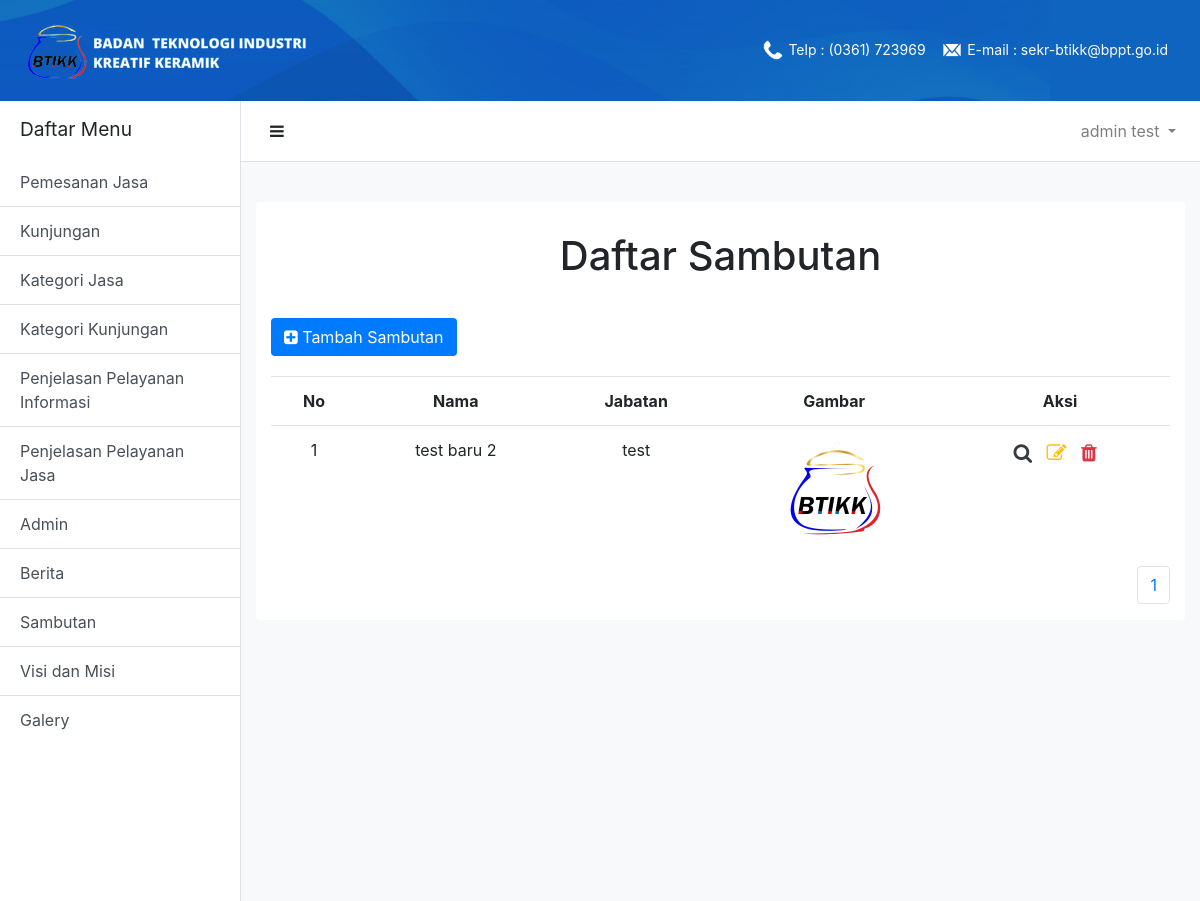
The app's page /adminContent/sambutan.php (signed in) with its own data.
### tables this page shows
CREATE TABLE `user` (
  `id` int(11) NOT NULL,
  `name` varchar(255) NOT NULL,
  `email` varchar(255) NOT NULL,
  `password` varchar(255) NOT NULL,
  `username` varchar(255) NOT NULL,
  `jenis_kelamin` varchar(255) NOT NULL,
  `telp` varchar(255) NOT NULL,
  `alamat` varchar(255) NOT NULL
);

CREATE TABLE `tb_sambutan` (
  `id_sambutan` int(11) NOT NULL,
  `nama` varchar(255) NOT NULL,
  `jabatan` varchar(255) NOT NULL,
  `gambar` varchar(255) NOT NULL,
  `deskripsi` text NOT NULL
);

### adminContent/sambutan.php (the view, shortened to what this page needs)
<?php
    include("../dashboardUser.php");
?>
    <div class="card-title text-center" id="user-content-title">
        <h1>Daftar Sambutan</h1>
    </div>
    <div class='card-content'>
        <div class="container">
            <button class='btn bg-primary text-white' id='btn-add-content' onclick="window.location = './inputSambutan.php';">
                    <i class="fa fa-plus-square"></i>
                    <span>Tambah Sambutan</span>
            </button>
            <table class='table'>
                <tr class='text-center'>
                    <th>No</th>
                    <th>Nama</th>
                    <th>Jabatan</th>
                    <th>Gambar</th>
                    <th>Aksi</th>
                </tr>
<?php
    $batas   = 4;
    if(!isset($_GET['halaman'])){
        $posisi  = 0;
    }else{
        $posisi  = ($_GET['halaman']-1) * $batas;
    }
    $no = $posisi+1;
    $tampil = mysqli_query ($conn,"SELECT * FROM tb_sambutan order by id_sambutan asc limit $posisi,$batas");
    $num = mysqli_num_rows($tampil);
    if($num==0)
    {
      echo "
            <tr>
              <td class='text-center' colspan='5'>
                Data Kosong
              </td>
            </tr>";
    }else
    {
      while($array=mysqli_fetch_array($tampil))
      {
        echo "
                <tr>
                    <td class='text-center'>".$no."</td>
                    <td class='text-center'>".$array['nama']."</td>
                    <td class='text-center'>".$array['jabatan']."</td>
                    <td class='text-center'>
                        <img src='../".$array['gambar']."' id='user-content-image'/>
                    </td>
                    <td class='text-center' id='table-action'>
                        <a class='text-dark icon-action' href='./showSambutan.php?id=".$array['id_sambutan']."'><i class='fa fa-search'></i></a>
                        <a class='text-warning icon-action' href='./editSambutan.php?id=".$array['id_sambutan']."'><i class='fa fa-edit'></i></a>
                        <a class='text-danger icon-action' href='../proses/deleteSambutan.php?id=".$array['id_sambutan']."'><i class='fa fa-trash'></i></a>
                    </td>
                </tr>
          ";
        $no++;
      }
    }
?>
                    </table>
                    <div class='d-flex justify-content-end'>
                        <div class="text-center">
                            <ul class="pagination">
                                <?php
                                    $tampil = mysqli_query ($conn,"SELECT * FROM tb_sambutan");
                                    $num = mysqli_num_rows($tampil);
                                    $jmlhalaman = ceil($num/$batas);
                                    for($i=1;$i<=$jmlhalaman;$i++) {
                                            echo "<li class='page-item'><a class='page-link' href='sambutan.php?halaman=$i'>$i</a></li>";
                                    }
                                ?>
                    </div>
            </div>
        </div>
    </div>
    </div>
</div>

### dashboardUser.php (shortened to what this page needs)
<?php
    include("../db.php");
?>
<!DOCTYPE html>
<html lang="en">
<head>
    <link rel="stylesheet" href="../css/navbar.css">
    <link rel="stylesheet" href="../css/footer.css">
    <link rel="stylesheet" href="../css/sidebar.css">
    <link rel="stylesheet" href="../css/contentUser.css">
    <link rel="stylesheet" href="https://stackpath.bootstrapcdn.com/bootstrap/4.4.1/css/bootstrap.min.css">
    <link rel="stylesheet" href="https://stackpath.bootstrapcdn.com/font-awesome/4.7.0/css/font-awesome.min.css">
</head>
<body>
    <nav class="navbar navbar-expand-lg navbar-dark justify-content-between" id='navbar'>
        <a class="navbar-brand" href="#">
            <img src="../gambar/rsz_2logo.png" alt="logo">
        </a>
        <ul class="navbar-nav">
            <li class="nav-item">
                <p class="navbar-brand">
                    <img src="../gambar/phone.png" class="d-inline-block align-top" alt="">
                    <span>Telp : (0361) 723969</span>
                </p>
            </li>
            <li class="nav-item">
                <p class="navbar-brand">
                    <img src="../gambar/email.png" class="d-inline-block align-top" alt="">
                    <span>E-mail : sekr-btikk@bppt.go.id</span>
                </p>
            </li>
        </ul>
    </nav>
<div class="d-flex bg-light" id="wrapper">
<div class="bg-white border-right" id="sidebar-wrapper">
  <div class="sidebar-heading text-black">Daftar Menu</div>
  <div class="list-group list-group-flush">
    <a href="./pemesananJasa.php" class="list-group-item list-group-item-action bg-white text-black ">Pemesanan Jasa</a>
    <a href="./kunjungan.php" class="list-group-item list-group-item-action bg-white text-black ">Kunjungan</a>
    <a href="./kategoriJasa.php" class="list-group-item list-group-item-action bg-white text-black ">Kategori Jasa</a>
    <a href="./kategoriKunjungan.php" class="list-group-item list-group-item-action bg-white text-black ">Kategori Kunjungan</a>
    <a href="./penjelasanPelayananInformasi.php" class="list-group-item list-group-item-action bg-white text-black ">Penjelasan Pelayanan Informasi</a>
    <a href="./penjelasanPelayananJasa.php" class="list-group-item list-group-item-action bg-white text-black ">Penjelasan Pelayanan Jasa</a>
    <a href="./admin.php" class="list-group-item list-group-item-action bg-white text-black ">Admin</a>
    <a href="./berita.php" class="list-group-item list-group-item-action bg-white text-black ">Berita</a>
    <a href="./sambutan.php" class="list-group-item list-group-item-action bg-white text-black ">Sambutan</a>
    <a href="./visiMisi.php" class="list-group-item list-group-item-action bg-white text-black ">Visi dan Misi</a>
    <a href="./galery.php" class="list-group-item list-group-item-action bg-white text-black ">Galery</a>
  </div>
</div>
<div id="page-content-wrapper">
  <nav class="navbar navbar-expand-lg navbar-light bg-white border-bottom sticky-top" id='navbar-2'>
    <button class="btn text-black" id="menu-toggle"><i class="fa fa-bars"></i></button>
    <div class="collapse navbar-collapse" id="navbarSupportedContent">
      <ul class="navbar-nav ml-auto mt-2 mt-lg-0">
        <li class="nav-item dropdown">
        <?php
           $id = $_SESSION['user'];
           $sql = mysqli_query($conn,"SELECT name FROM user where id = $id");
           $admin = mysqli_fetch_assoc($sql);
           echo "
          <a class='nav-link dropdown-toggle' href='#' id='navbarDropdown' role='button' data-toggle='dropdown' aria-haspopup='true' aria-expanded='false'>
            ".$admin['name']."
          </a>
          <div class='dropdown-menu dropdown-menu-right' aria-labelledby='navbarDropdown'>
            <a class='dropdown-item' href='./editPassword.php?id=".$id."'>Ubah Password</a>
            <div class='dropdown-divider'></div>
            <a class='dropdown-item' href='../proses/logout.php'>Keluar</a>
          </div>";
          ?>
        </li>
      </ul>
    </div>
  </nav>
  <div class="container-fluid">
    <div class="card" id="user-content-wrapper">

### css/navbar.css (style rules this page uses)
#navbar, .navbar .navbar-default { background-image: url("../gambar/bg_top.jpg"); background-repeat: no-repeat; background-size: 100% 100%; }
.navbar .nav-item .navbar-brand { margin-top : 10px }
.navbar .nav-item .navbar-brand img { margin-top : 7.5px; width : 20px; height : 20px; }
.navbar .nav-item .navbar-brand span { font-size: 14px; }
#navbar-2 { padding-top: 10px; padding-bottom: 10px; margin-bottom: 40px; background-color: #110073; }

### css/sidebar.css (style rules this page uses)
#wrapper { overflow-x: hidden; }
#sidebar-wrapper { min-height: 100vh; margin-left: -15rem; -webkit-transition: margin .25s ease-out; -moz-transition: margin .25s ease-out; -o-transition: margin .25s ease-out; transition: margin .25s ease-out; }
#sidebar-wrapper .sidebar-heading { padding: 0.875rem 1.25rem; font-size: 1.2rem; }
#sidebar-wrapper .list-group { width: 15rem; }
#page-content-wrapper { min-width: 100vw; }
@media (min-width: 768px) { #sidebar-wrapper { margin-left: 0; } }
@media (min-width: 768px) { #page-content-wrapper { min-width: 0; width: 100%; } }

### css/contentUser.css (style rules this page uses)
#user-content-wrapper { border: none; }
#user-content-wrapper #btn-add-content { margin-bottom: 20px; }
#user-content-wrapper #user-content-title { margin-top: 30px; margin-bottom: 30px; }
#user-content-wrapper #user-content-image { width: 100px; height: 100px; }
#user-content-wrapper .icon-action { margin-right: 10px; font-size: 20px; }
#user-content-wrapper #table-action { min-width: 100px; }

### records on screen
user: name "admin test"
tb_sambutan: nama "test baru 2", jabatan "test", gambar (picture)
